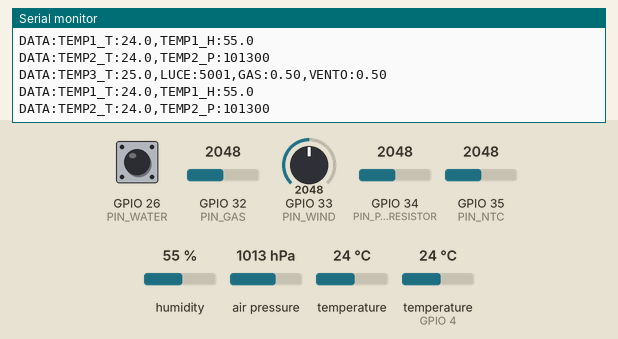
Recording of a program running on a simulated ESP32. On the bench: the last lines printed to the serial monitor. Inputs (shaded band) come from the test bench; at power-on: GPIO 32 (PIN_GAS) = 2048, GPIO 26 (PIN_WATER) HIGH, GPIO 33 (PIN_WIND) = 2048, GPIO 34 (PIN_PHOTORESISTOR) = 2048, GPIO 35 (PIN_NTC) = 2048, humidity 55 %, air pressure 1013 hPa, temperature 24 °C, temperature (sensor on GPIO 4) 24 °C.

Above: at 1.7 s.
1.8 s: GPIO 32 (PIN_GAS) set to 2422
At 1.8 s:
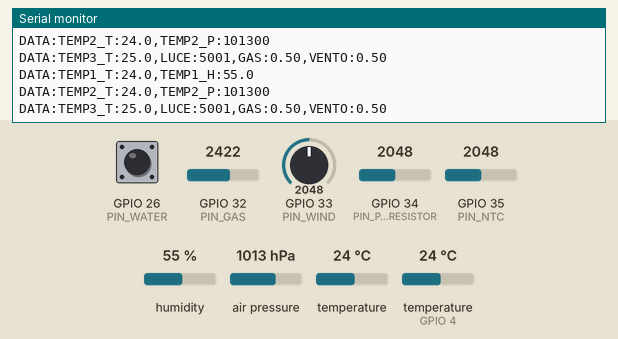
3.3 s: GPIO 32 (PIN_GAS) set to 2490
At 4.4 s:
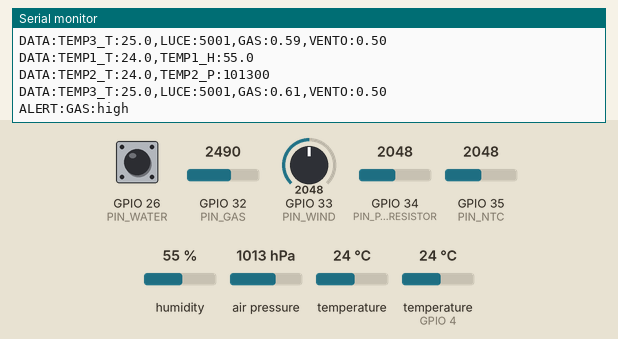
Timing chart, 0 to 6.3 s (numbered marks = the images above; inputs shaded):
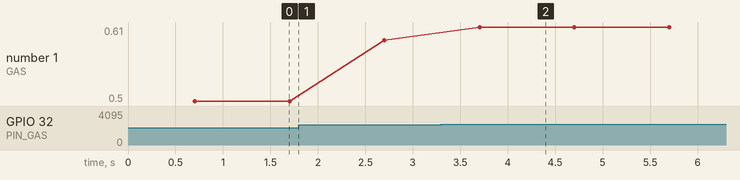

The program:

main.cpp
```cpp
#include <DHT.h>
#include <Wire.h>
#include <Keypad.h>
#include <Arduino.h>
#include <Adafruit_BMP085.h>

#include <freertos/FreeRTOS.h>
#include <freertos/task.h>
#include <freertos/semphr.h>
#include <freertos/queue.h>

#include <cstdint>


#define DHTTYPE DHT22

#define PIN_DHT22 4
#define PIN_NTC 35
#define PIN_GAS 32
#define PIN_WIND 33
#define PIN_WATER 26
#define PIN_PHOTORESISTOR 34

#define QUEUE_SIZE  10
#define MSG_SIZE   256


// ----------------- //
// --- CONSTANTS --- //
// ----------------- //

const byte ROWS = 4;
const byte COLS = 4;


// ----------------- //
// --- VARIABLES --- //
// ----------------- //

byte keys[ROWS][COLS] = {
  {'1','2','3','A'},
  {'4','5','6','B'},
  {'7','8','9','C'},
  {'*','0','#','D'}
};

byte rowPins[ROWS] = {13, 12, 14, 27};
byte colPins[COLS] = {25, 19, 18,  5};

const String BPWD = "1234";
String IPWD = "";


// --------------- //
// --- OBJECTS --- //
// --------------- //

Keypad keypad = Keypad(makeKeymap(keys), rowPins, colPins, ROWS, COLS);
DHT dht(PIN_DHT22, DHTTYPE);
Adafruit_BMP085 bmp;


// ---------------- //
// --- FreeRTOS --- //
// ---------------- //

SemaphoreHandle_t i2cMutex;
QueueHandle_t printQueue;


// ------------------ //
// --- PROTOTYPES --- //
// ------------------ //

float readNTCTemperature(void);
void taskPrint(void* params);
void taskBMP180(void* params);
void taskAnalog(void* params);
void taskKeypad(void* params);
void taskWater(void* params);
void taskDHT22(void* params);


// ----------------- //
// --- FUNCTIONS --- //
// ----------------- //
float readNTCTemperature(void) {
  int32_t raw = analogRead(PIN_NTC);

  float voltage = raw * (3.3f / 4095.0f);
  float resistance = (3.3f - voltage) / voltage * 10000.0f;
  float steinhart  = resistance / 10000.0f;

  steinhart = log(steinhart);
  steinhart /= 3950.0f;
  steinhart += 1.0f / (25.0f + 273.15f);
  steinhart = 1.0f / steinhart;

  return steinhart - 273.15f;
}

void taskPrint(void* params) {
  char msg[MSG_SIZE];

  for (;;) {
    if (xQueueReceive(printQueue, msg, portMAX_DELAY) == pdTRUE)
      Serial.print(msg);
  }
}

void taskDHT22(void* params) {
  vTaskDelay(pdMS_TO_TICKS(0));

  for (;;) {
    float humidity = dht.readHumidity();
    float tempDHT  = dht.readTemperature();

    char msg[MSG_SIZE];
    if (!isnan(humidity) && !isnan(tempDHT))
      snprintf(msg,
               MSG_SIZE,
               "DATA:TEMP1_T:%.1f,TEMP1_H:%.1f\r\n",
               tempDHT,
               humidity
              );
    else
      snprintf(msg,
               MSG_SIZE,
               "DATA:TEMP1_T:0.0,TEMP1_H:0.0\r\n"
              );

    xQueueSend(printQueue, msg, portMAX_DELAY);
    vTaskDelay(pdMS_TO_TICKS(1000));
  }
}

void taskBMP180(void* params) {
  vTaskDelay(pdMS_TO_TICKS(100));

  for (;;) {
    xSemaphoreTake(i2cMutex, portMAX_DELAY);
    float tempBMP  = bmp.readTemperature();
    long  pressure = bmp.readPressure();
    xSemaphoreGive(i2cMutex);

    char msg[MSG_SIZE];
    snprintf(msg,
             MSG_SIZE,
             "DATA:TEMP2_T:%.1f,TEMP2_P:%ld\r\n",
             tempBMP,
             pressure
            );

    xQueueSend(printQueue, msg, portMAX_DELAY);
    vTaskDelay(pdMS_TO_TICKS(1000));
  }
}

void taskAnalog(void* params) {
  vTaskDelay(pdMS_TO_TICKS(200));

  for (;;) {
    int32_t lightRaw = analogRead(PIN_PHOTORESISTOR);
    int32_t windRaw = analogRead(PIN_WIND);
    int32_t gasRaw = analogRead(PIN_GAS);

    float lux = lightRaw * (10000.0f / 4095.0f);
    float tempNTC = readNTCTemperature();
    float windLevel = windRaw / 4095.0f;
    float gasLevel = gasRaw  / 4095.0f;

    char msg[MSG_SIZE];
    snprintf(msg,
             MSG_SIZE,
             "DATA:TEMP3_T:%.1f,LUCE:%.0f,GAS:%.2f,VENTO:%.2f\r\n",
             tempNTC,
             lux,
             gasLevel,
             windLevel
            );

    xQueueSend(printQueue, msg, portMAX_DELAY);

    if (gasLevel > 0.6f)
      xQueueSend(printQueue, (void*)"ALERT:GAS:high\r\n", portMAX_DELAY);
    vTaskDelay(pdMS_TO_TICKS(1000));
  }
}

void taskWater(void* params) {
  vTaskDelay(pdMS_TO_TICKS(300));
  bool lastState = false;

  for (;;) {
    bool waterDetected = !digitalRead(PIN_WATER);

    if (waterDetected != lastState) {
      char msg[MSG_SIZE];
      snprintf(msg,
               MSG_SIZE,
               "DATA:ACQUA:%d\r\n",
               waterDetected ? 1 : 0
              );

      xQueueSend(printQueue, msg, portMAX_DELAY);

      if (waterDetected)
        xQueueSend(printQueue, (void*)"ALERT:ACQUA:critical\r\n", portMAX_DELAY);
      lastState = waterDetected;
    }

    vTaskDelay(pdMS_TO_TICKS(500));
  }
}

void taskKeypad(void* params) {
  vTaskDelay(pdMS_TO_TICKS(400));

  for (;;) {
    char key = keypad.getKey();

    if (key) {
      char msg[MSG_SIZE];
      if (key == '#') {
        snprintf(msg,
                 MSG_SIZE,
                 "[KEYPAD] %s\r\n",
                 IPWD == BPWD ? "Password corretta" : "Password errata"
                );
        IPWD = "";
      } else if (key == '*') {
        IPWD = "";
        snprintf(msg,
                 MSG_SIZE,
                 "[KEYPAD] Input reset\r\n"
                );
      } else {
        IPWD += key;
        snprintf(msg,
                 MSG_SIZE,
                 "[KEYPAD] Input: %s\r\n",
                 IPWD.c_str()
                );
      }
      xQueueSend(printQueue, msg, portMAX_DELAY);
    }

    vTaskDelay(pdMS_TO_TICKS(10));
  }
}

void setup() {
  Serial.begin(115200);

  delay(500);

  dht.begin();
  Wire.begin(21, 22);

  if (!bmp.begin())
    Serial.print("[-] BMP180 non trovato!\r\n");
  else
    Serial.print("[+] BMP180 inizializzato\r\n");

  pinMode(PIN_WATER, INPUT_PULLUP);

  i2cMutex   = xSemaphoreCreateMutex();
  printQueue = xQueueCreate(QUEUE_SIZE, MSG_SIZE);

  Serial.print("[+] Sistema avviato\r\n");

  xTaskCreate(taskPrint, "Print", 1024*2, NULL, 4, NULL);
  xTaskCreate(taskDHT22, "DHT22", 1024*2, NULL, 1, NULL);
  xTaskCreate(taskBMP180, "BMP180", 1024*2, NULL, 1, NULL);
  xTaskCreate(taskAnalog, "Analog", 1024*4, NULL, 1, NULL);
  xTaskCreate(taskWater, "Water", 1024*2, NULL, 2, NULL);
  xTaskCreate(taskKeypad, "Keypad", 1024*2, NULL, 3, NULL);
}

void loop() {
  vTaskDelete(NULL);
}
```

Measured:
- the behaviour switches between 2457 and 2458 on GPIO 32 (PIN_GAS) (found by bisection; images 1 and 2)
- after the input at 3.3 s, the serial monitor: prints a new line after 0.40 s (image 2)
- plotted number 1: 0.5 → 0.59 after the input at 1.8 s, 0.59 → 0.61 after the input at 3.3 s
